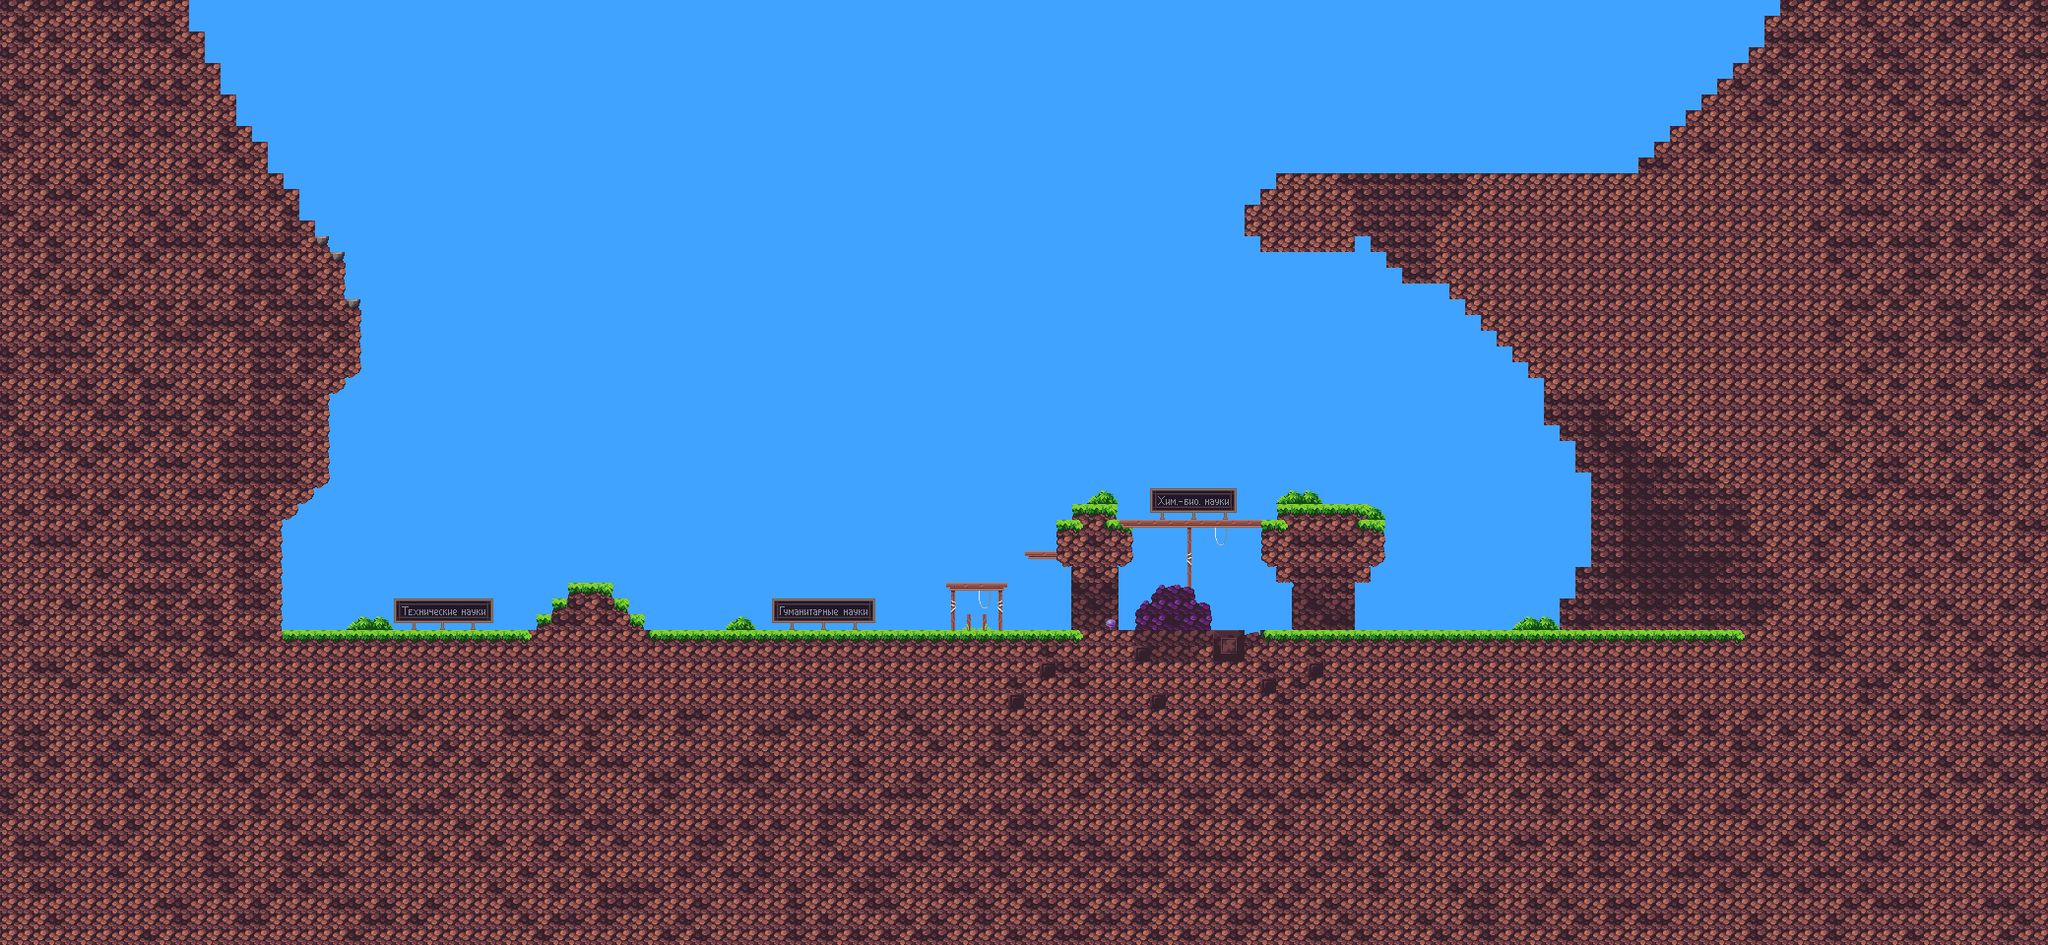

This game map was drawn from its Tiled (.tmx) file and the tilesets committed beside it. A one-line description and the trimmed map source follow:
An orthogonal 130x60 tile map with 16x16 px tiles, 3 tile layers (decorations, background, parallax or smth), 1 hidden layer not drawn.

<map version="1.10" tiledversion="1.11.0" orientation="orthogonal" renderorder="right-down" width="130" height="60" tilewidth="16" tileheight="16" infinite="0" backgroundcolor="#40a3ff" nextlayerid="6" nextobjectid="1">
 <editorsettings>
  <export target="../platformer/platformer.csv" format="csv" />
 </editorsettings>
 <tileset firstgid="1" source="../platformer/platformer-overworld.tsx" />
 <layer id="2" name="decorations" width="130" height="60">
  <data>[7800 cells, 97 non-empty, 62 distinct tile ids]</data>
 </layer>
 <layer id="1" name="background" width="130" height="60">
  <data>[7800 cells, 1343 non-empty, 39 distinct tile ids]</data>
 </layer>
 <layer id="4" name="parallax or smth" width="130" height="60">
  <data>[7800 cells, 3414 non-empty, 37 distinct tile ids]</data>
 </layer>
 <layer id="3" name="collision" width="130" height="60" visible="0">
  <data>[7800 cells, 559 non-empty, 1 distinct tile ids]</data>
 </layer>
</map>
